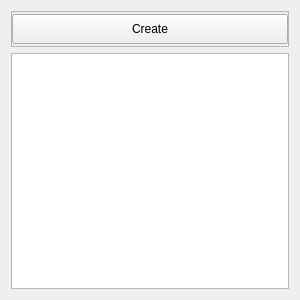
<?xml version="1.0" encoding="UTF-8"?>
<ui version="4.0">
 <class>AlbumListWidget</class>
 <widget class="QWidget" name="AlbumListWidget">
  <property name="geometry">
   <rect>
    <x>0</x>
    <y>0</y>
    <width>300</width>
    <height>300</height>
   </rect>
  </property>
  <property name="windowTitle">
   <string>Form</string>
  </property>
  <layout class="QVBoxLayout" name="verticalLayout">
   <item>
    <widget class="QFrame" name="frame">
     <property name="frameShape">
      <enum>QFrame::StyledPanel</enum>
     </property>
     <property name="frameShadow">
      <enum>QFrame::Raised</enum>
     </property>
     <property name="lineWidth">
      <number>0</number>
     </property>
     <layout class="QHBoxLayout" name="horizontalLayout">
      <property name="spacing">
       <number>2</number>
      </property>
      <property name="leftMargin">
       <number>0</number>
      </property>
      <property name="topMargin">
       <number>2</number>
      </property>
      <property name="rightMargin">
       <number>0</number>
      </property>
      <property name="bottomMargin">
       <number>2</number>
      </property>
      <item>
       <widget class="QPushButton" name="createAlbumButton">
        <property name="minimumSize">
         <size>
          <width>0</width>
          <height>30</height>
         </size>
        </property>
        <property name="text">
         <string>Create</string>
        </property>
        <property name="icon">
         <iconset resource="res/resources.qrc">
          <normaloff>:/icons/album-add.png</normaloff>:/icons/album-add.png</iconset>
        </property>
       </widget>
      </item>
     </layout>
    </widget>
   </item>
   <item>
    <widget class="QListView" name="albumList"/>
   </item>
  </layout>
 </widget>
 <resources>
  <include location="res/resources.qrc"/>
 </resources>
 <connections/>
</ui>
